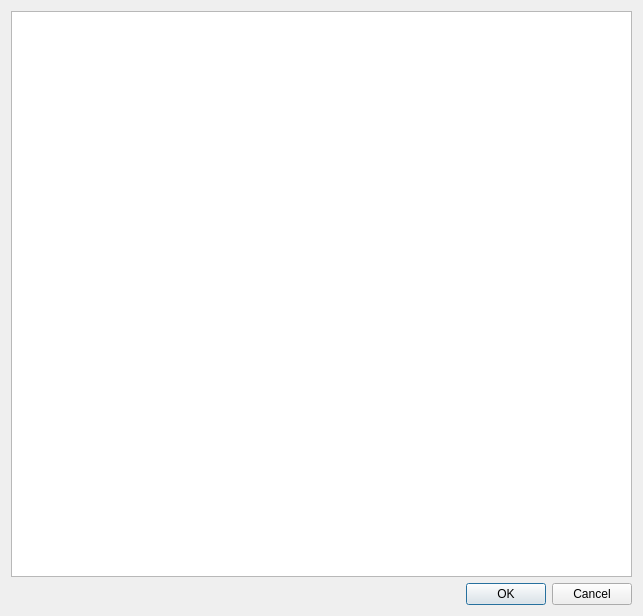
<?xml version="1.0" encoding="UTF-8"?>
<ui version="4.0">
 <class>DListaBolas</class>
 <widget class="QDialog" name="DListaBolas">
  <property name="geometry">
   <rect>
    <x>0</x>
    <y>0</y>
    <width>643</width>
    <height>616</height>
   </rect>
  </property>
  <property name="windowTitle">
   <string>Dialog</string>
  </property>
  <layout class="QVBoxLayout" name="verticalLayout">
   <item>
    <widget class="QListWidget" name="listaBolas"/>
   </item>
   <item>
    <widget class="QDialogButtonBox" name="buttonBox">
     <property name="orientation">
      <enum>Qt::Horizontal</enum>
     </property>
     <property name="standardButtons">
      <set>QDialogButtonBox::Cancel|QDialogButtonBox::Ok</set>
     </property>
    </widget>
   </item>
  </layout>
 </widget>
 <resources/>
 <connections>
  <connection>
   <sender>buttonBox</sender>
   <signal>accepted()</signal>
   <receiver>DListaBolas</receiver>
   <slot>accept()</slot>
   <hints>
    <hint type="sourcelabel">
     <x>248</x>
     <y>254</y>
    </hint>
    <hint type="destinationlabel">
     <x>157</x>
     <y>274</y>
    </hint>
   </hints>
  </connection>
  <connection>
   <sender>buttonBox</sender>
   <signal>rejected()</signal>
   <receiver>DListaBolas</receiver>
   <slot>reject()</slot>
   <hints>
    <hint type="sourcelabel">
     <x>316</x>
     <y>260</y>
    </hint>
    <hint type="destinationlabel">
     <x>286</x>
     <y>274</y>
    </hint>
   </hints>
  </connection>
 </connections>
</ui>
